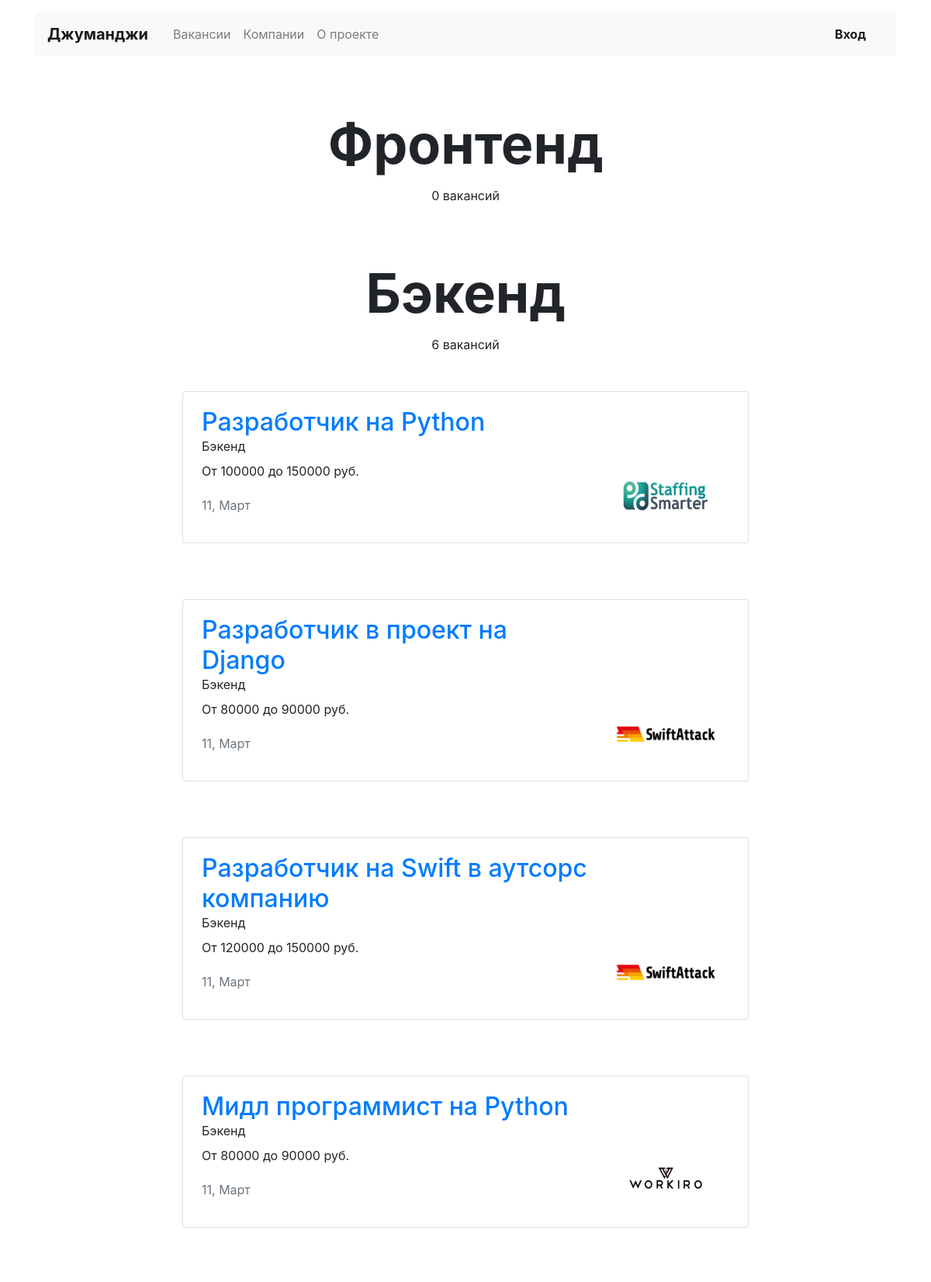
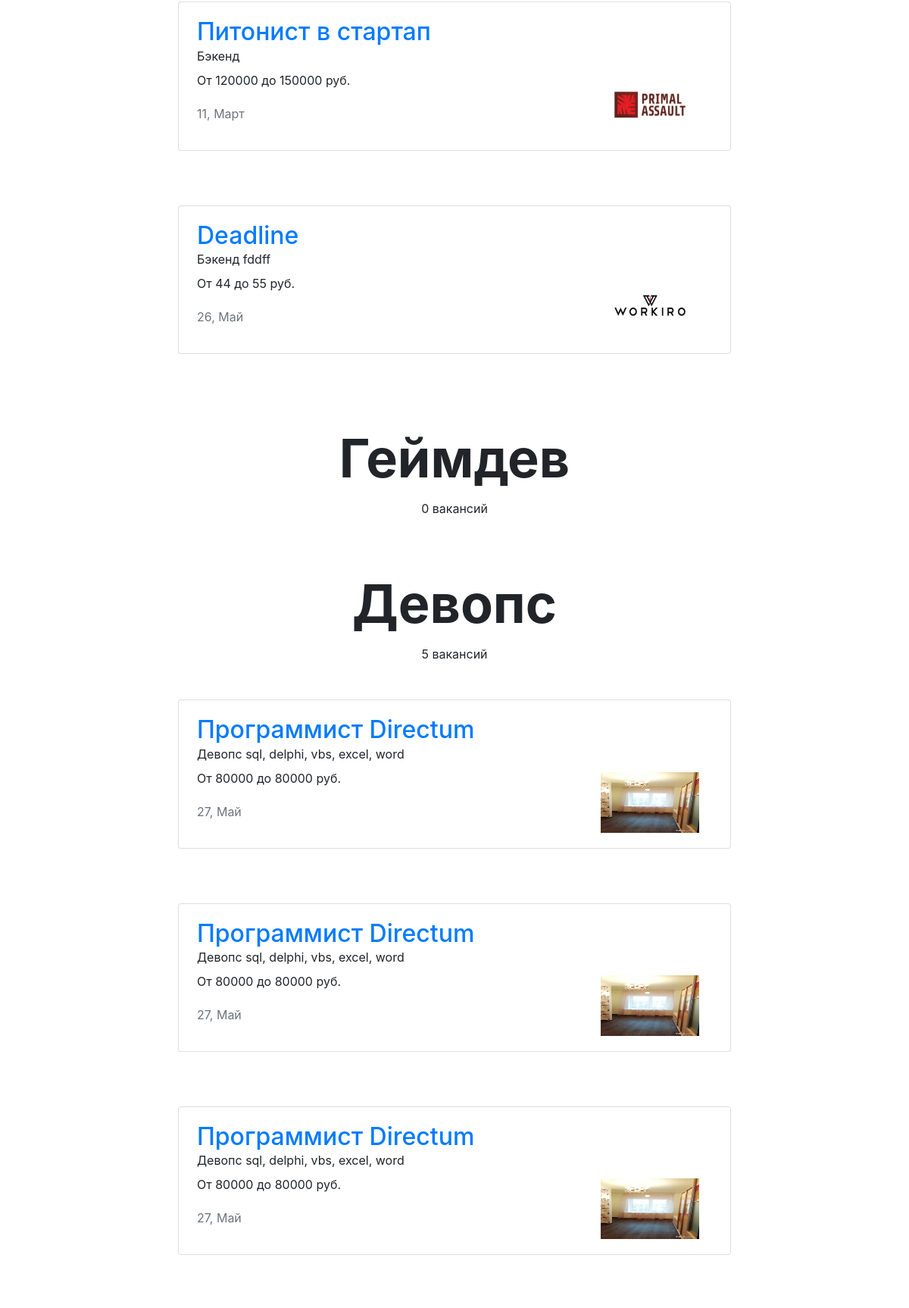
/vacancies (upper part), run on the app's committed database (2 pictures, top to bottom).
### hh/models.py (models this page shows, shortened)
class Specialty(models.Model):
    code = models.CharField(max_length=64)
    title = models.CharField(max_length=64)
    picture = models.ImageField(upload_to=MEDIA_SPECIALITY_IMAGE_DIR,
                                height_field='height_field',
                                width_field='width_field',
                                default=None,
                                null=True,
                                blank=True)
    height_field = models.PositiveIntegerField(default=0)
    width_field = models.PositiveIntegerField(default=0)

class Vacancy(models.Model):
    title = models.CharField(max_length=64)
    specialty = models.ForeignKey(Specialty,
                                  related_name="vacancies",
                                  on_delete=models.CASCADE)
    company = models.ForeignKey(Company,
                                related_name="vacancies",
                                on_delete=models.CASCADE)
    skills = models.CharField(max_length=1024)
    description = models.CharField(max_length=8000)
    salary_min = models.IntegerField()
    salary_max = models.IntegerField()
    published_at = models.DateTimeField()

class Company(models.Model):
    name = models.CharField(max_length=256)
    location = models.CharField(max_length=256,
                                default=None,
                                null=True,
                                blank=True)
    logo = models.ImageField(upload_to=MEDIA_COMPANY_IMAGE_DIR,
                             height_field='height_field',
                             width_field='width_field',
                             default=None,
                             null=False
                             )
    height_field = models.PositiveIntegerField(default=0)
    width_field = models.PositiveIntegerField(default=0)
    description = models.CharField(max_length=4096,
                                   default=None,
                                   null=True,
                                   blank=True)
    employee_count = models.CharField(max_length=20,
                                      default=None,
                                      null=True,
                                      blank=True)
    owner = models.ForeignKey(User,
                              related_name="company",
                              on_delete=models.CASCADE,
                              default=None,
                              null=True,
                              blank=True)

### hh/views.py (the view)
# urls.py: path('vacancies', VacanciesView.as_view()),
class VacanciesView(View):
    def get(self, request, *args, **kwargs):
        return render(
            request, 'hh/vacancies.html',
            context={"specialty": models.Specialty.objects.all()}
        )

### hh/templates/hh/vacancies.html
{% extends 'base.html' %}
{% block container %}
<main class="container mt-3">
    <section>
		{% for specialty in specialty %}
				<h1 class="h1 text-center mx-auto mt-4 pt-5" style="font-size: 70px;"><strong>{{ specialty.title }}</strong></h1>
				<p class="text-center pt-1">{{ specialty.vacancies.all.count }} вакансий</p>
				{% for vacancy in specialty.vacancies.all %}
					<div class="row mt-5">
						<div class="col-12 col-lg-8 offset-lg-2 m-auto">
							<div class="card mb-4">
								<div class="card-body px-4">
									<div class="row">
										<div class="col-12 col-md-8 col-lg-9">
											<a class="h2 pb-2" href="/vacancies/{{ vacancy.id }}">{{ vacancy.title }}</a>
											<p class="mb-2">{{ specialty.title }} {{ vacancy.skills }}</p>
											<p>От {{ vacancy.salary_min }} до {{ vacancy.salary_max }} руб.</p>
											<p class="text-muted pt-1">{{ vacancy.published_at|date:"d, F" }}</p>
										</div>
										<div class="col-12 col-md-4 col-lg-3 d-flex align-items-end">
											<a href="/companies/{{ vacancy.company.id }}"><img src="{{ vacancy.company.logo.url }}" width="130" height="80" alt=""></a>
										</div>
									</div>
								</div>
							</div>
						</div>
					</div>
				{% endfor %}
		{% endfor %}
    </section>
</main>
{% endblock %}

### data on the page
Specialty: title "Фронтенд", vacancies.all.count "0"
Specialty: title "Бэкенд", vacancies.all.count "6"
Vacancy: title "Разработчик на Python", salary_min "100000", salary_max "150000", published_at "11, Март", company.logo (picture)
Vacancy: title "Разработчик в проект на Django", salary_min "80000", salary_max "90000", published_at "11, Март", company.logo (picture)
Vacancy: title "Разработчик на Swift в аутсорс компанию", salary_min "120000", salary_max "150000", published_at "11, Март", company.logo (picture)
Vacancy: title "Мидл программист на Python", salary_min "80000", salary_max "90000", published_at "11, Март", company.logo (picture)
Vacancy: title "Питонист в стартап", salary_min "120000", salary_max "150000", published_at "11, Март", company.logo (picture)
Vacancy: title "Deadline", skills "fddff", salary_min "44", salary_max "55", published_at "26, Май", company.logo (picture)
Specialty: title "Геймдев", vacancies.all.count "0"
Specialty: title "Девопс", vacancies.all.count "5"
Vacancy: title "Программист Directum", skills "sql, delphi, vbs, excel, word", salary_min "80000", salary_max "80000", published_at "27, Май", company.logo (picture)
Vacancy: title "Программист Directum", skills "sql, delphi, vbs, excel, word", salary_min "80000", salary_max "80000", published_at "27, Май", company.logo (picture)
Vacancy: title "Программист Directum", skills "sql, delphi, vbs, excel, word", salary_min "80000", salary_max "80000", published_at "27, Май", company.logo (picture)
